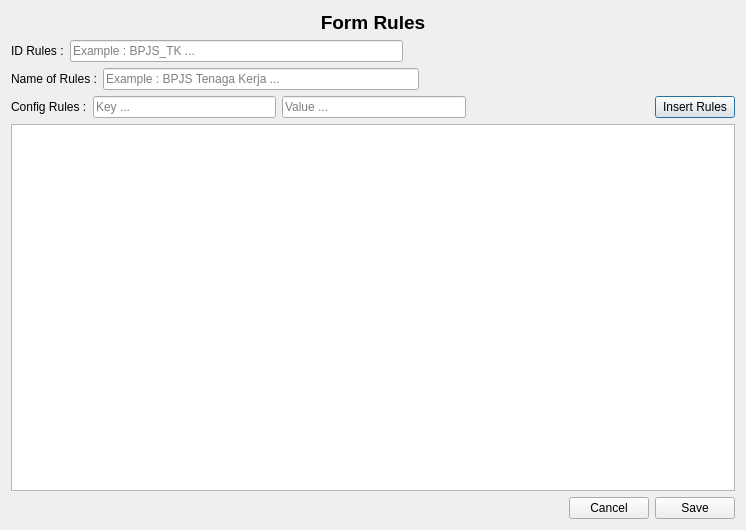
<?xml version="1.0" encoding="UTF-8"?>
<ui version="4.0">
 <class>FormRules</class>
 <widget class="QDialog" name="FormRules">
  <property name="geometry">
   <rect>
    <x>0</x>
    <y>0</y>
    <width>746</width>
    <height>530</height>
   </rect>
  </property>
  <property name="windowTitle">
   <string>Form Rules</string>
  </property>
  <layout class="QVBoxLayout" name="verticalLayout">
   <item>
    <widget class="QLabel" name="label_4">
     <property name="font">
      <font>
       <pointsize>14</pointsize>
       <bold>true</bold>
      </font>
     </property>
     <property name="text">
      <string>Form Rules</string>
     </property>
     <property name="alignment">
      <set>Qt::AlignmentFlag::AlignCenter</set>
     </property>
    </widget>
   </item>
   <item>
    <layout class="QHBoxLayout" name="horizontalLayout_2">
     <item>
      <widget class="QLabel" name="label">
       <property name="text">
        <string>ID Rules :</string>
       </property>
      </widget>
     </item>
     <item>
      <widget class="QLineEdit" name="editIdRules">
       <property name="placeholderText">
        <string>Example : BPJS_TK ...</string>
       </property>
      </widget>
     </item>
     <item>
      <spacer name="horizontalSpacer">
       <property name="orientation">
        <enum>Qt::Orientation::Horizontal</enum>
       </property>
       <property name="sizeHint" stdset="0">
        <size>
         <width>40</width>
         <height>20</height>
        </size>
       </property>
      </spacer>
     </item>
    </layout>
   </item>
   <item>
    <layout class="QHBoxLayout" name="horizontalLayout_3">
     <item>
      <widget class="QLabel" name="label_2">
       <property name="text">
        <string>Name of Rules :</string>
       </property>
      </widget>
     </item>
     <item>
      <widget class="QLineEdit" name="editNameofRules">
       <property name="placeholderText">
        <string>Example : BPJS Tenaga Kerja ...</string>
       </property>
      </widget>
     </item>
     <item>
      <spacer name="horizontalSpacer_2">
       <property name="orientation">
        <enum>Qt::Orientation::Horizontal</enum>
       </property>
       <property name="sizeHint" stdset="0">
        <size>
         <width>40</width>
         <height>20</height>
        </size>
       </property>
      </spacer>
     </item>
    </layout>
   </item>
   <item>
    <layout class="QHBoxLayout" name="horizontalLayout">
     <item>
      <widget class="QLabel" name="label_3">
       <property name="text">
        <string>Config Rules :</string>
       </property>
      </widget>
     </item>
     <item>
      <widget class="QLineEdit" name="editKey">
       <property name="placeholderText">
        <string>Key ...</string>
       </property>
      </widget>
     </item>
     <item>
      <widget class="QLineEdit" name="editValue">
       <property name="placeholderText">
        <string>Value ...</string>
       </property>
      </widget>
     </item>
     <item>
      <spacer name="horizontalSpacer_4">
       <property name="orientation">
        <enum>Qt::Orientation::Horizontal</enum>
       </property>
       <property name="sizeHint" stdset="0">
        <size>
         <width>40</width>
         <height>20</height>
        </size>
       </property>
      </spacer>
     </item>
     <item>
      <widget class="QPushButton" name="pushInsertRules">
       <property name="text">
        <string>Insert Rules</string>
       </property>
       <property name="icon">
        <iconset resource="../../PayrollResource.qrc">
         <normaloff>:/icons-dark/images/Appstract-master/icons/appstract-dark/adobe_fill_and_sign.png</normaloff>:/icons-dark/images/Appstract-master/icons/appstract-dark/adobe_fill_and_sign.png</iconset>
       </property>
       <property name="iconSize">
        <size>
         <width>20</width>
         <height>20</height>
        </size>
       </property>
      </widget>
     </item>
    </layout>
   </item>
   <item>
    <widget class="QTableView" name="tableView"/>
   </item>
   <item>
    <layout class="QHBoxLayout" name="horizontalLayout_4">
     <item>
      <spacer name="horizontalSpacer_3">
       <property name="orientation">
        <enum>Qt::Orientation::Horizontal</enum>
       </property>
       <property name="sizeHint" stdset="0">
        <size>
         <width>40</width>
         <height>20</height>
        </size>
       </property>
      </spacer>
     </item>
     <item>
      <widget class="QPushButton" name="pushCancel">
       <property name="maximumSize">
        <size>
         <width>95</width>
         <height>30</height>
        </size>
       </property>
       <property name="styleSheet">
        <string notr="true"/>
       </property>
       <property name="text">
        <string>Cancel</string>
       </property>
      </widget>
     </item>
     <item>
      <widget class="QPushButton" name="pushSave">
       <property name="text">
        <string>Save</string>
       </property>
       <property name="icon">
        <iconset resource="../../PayrollResource.qrc">
         <normaloff>:/icons-dark/images/Appstract-master/icons/appstract-dark/everdo.png</normaloff>:/icons-dark/images/Appstract-master/icons/appstract-dark/everdo.png</iconset>
       </property>
      </widget>
     </item>
    </layout>
   </item>
  </layout>
 </widget>
 <resources>
  <include location="../../PayrollResource.qrc"/>
 </resources>
 <connections/>
</ui>
